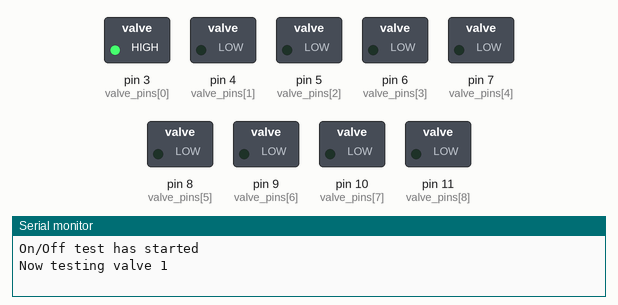
A sketch run on a simulated Arduino Uno, built with avr-gcc and run on an emulated ATmega328P. Shown: switched loads named in the sketch (green lamp = pin HIGH), the last lines printed to the serial monitor.

Above: at 0.1 s.
At 2.1 s:
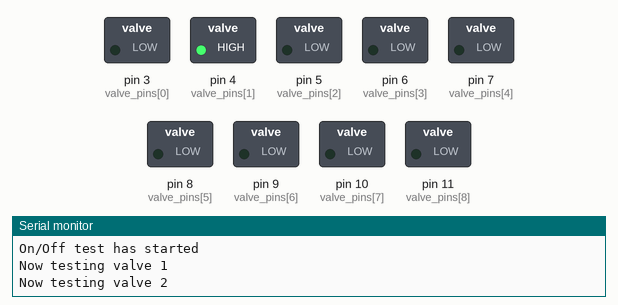
At 8.1 s:
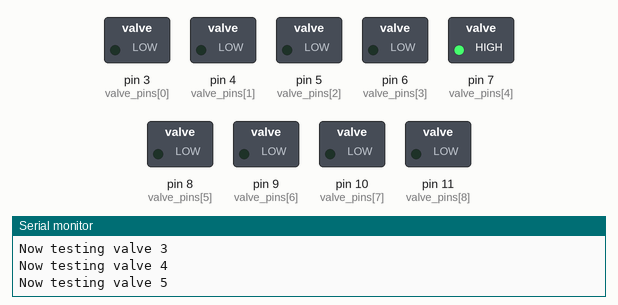
At 17.1 s:
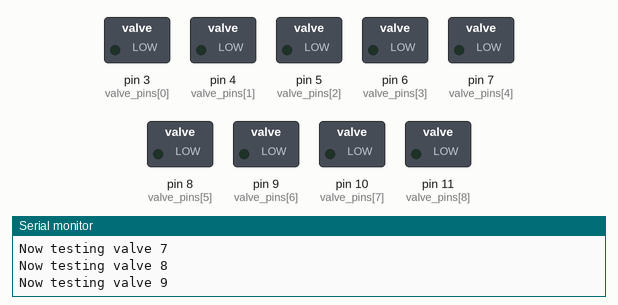
At 27.1 s:
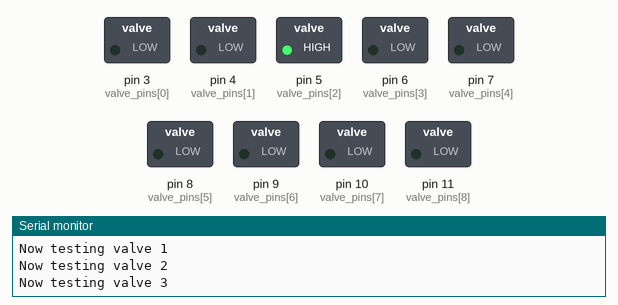
At 39.1 s:
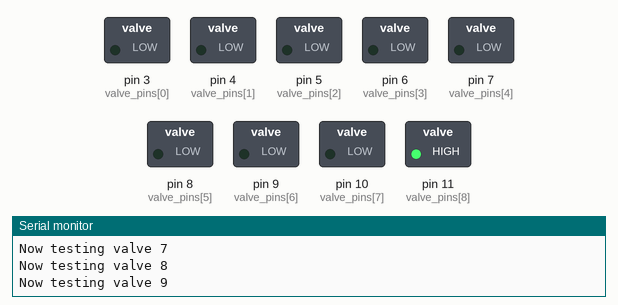
Timing chart, 0 to 40.0 s (numbered marks = the images above):
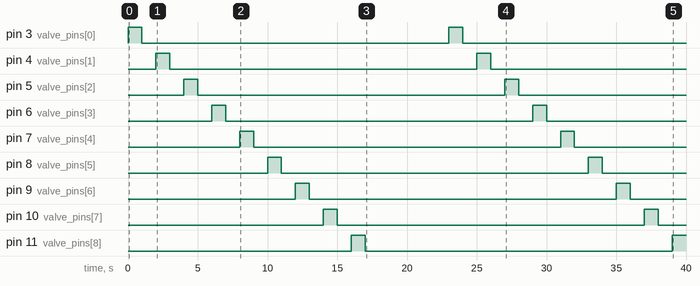

Measured:
- by itself, pin 11 (valve_pins[8]): LOW → HIGH at 16.0 s, → LOW 1.0 s later, → HIGH 22.0 s later
- by itself, pin 3 (valve_pins[0]), pin 4 (valve_pins[1]), pin 5 (valve_pins[2]), pin 6 (valve_pins[3]), pin 7 (valve_pins[4]), pin 8 (valve_pins[5]), pin 9 (valve_pins[6]), pin 10 (valve_pins[7]): alternates HIGH for 1.0 s and LOW for 22.0 s

The sketch:

agrobot_arduino_vavle_control_test.ino
```cpp
/* This code is meant to test the Agrobot array of valves and their communication with the arduino
 * - This is based on the Arduio-Jetson communicasion and therefore uses a string of 0s to represent the valves
 * - counting of the vlaves starts with 1 (whenever a valve number is passed into a function it should follow this convention)
 * - See comments for details and further questions to be answered.
 * Author: Gus Hawley (anguswymanhawley@gmail.com)
 */

// Pin information
int valve_pins[] = {3, 4, 5, 6, 7, 8, 9, 10, 11}; // These values should be replaced with the actual pins
int number_of_valves = 9;


void setup() {
  // set all valve pins to output mode
  for(int i = 0; i < number_of_valves; i++) {
    pinMode(valve_pins[i], OUTPUT);
  }
  Serial.begin(9600);

}

// Loops through characters in a passed string and actuates the specified valves
void actuateValves(String valve_string){
  for(int i = 0; i < valve_string.length(); i++) {
    if(valve_string.charAt(i) == '1') {
      digitalWrite(valve_pins[i], HIGH);
    }
    else {
      digitalWrite(valve_pins[i], LOW);
    }
  }
}

//Turns each valve on and off with specified delay between each action
void onOffTest(int delayTime = 1000){
  Serial.println("On/Off test has started");
  String valve_string = "000000000";
  for(int i = 0; i < valve_string.length(); i++){
    Serial.print("Now testing valve ");
    Serial.println(i+1);
    valve_string[i] = '1';
    actuateValves(valve_string);
    delay(delayTime);
    valve_string[i] = '0';
    actuateValves(valve_string);
    delay(delayTime);
  }
}

//Pulses specified valve on and off a specified number of times and then reduces the pulse delay by a specified percentage
void pulseSpeedTest(int valveNo, int startDelay, int minDelay, double percentReduction, int numberOfPulses = 4){
  Serial.print("Pulse speed test has started using valve ");
  Serial.println(valveNo);
  String valve_string = "000000000";
  double delayTime = startDelay;

  //reduces delayTime by specified percentage until it reaches the minimum specified delay.
  while(delayTime >= minDelay){
    Serial.print("Testing delay: ");
    Serial.println(delayTime);
    for(int j = 0; j < numberOfPulses; j++){
      valve_string[valveNo-1] = '1';
      actuateValves(valve_string);
      delay(delayTime);
      valve_string[valveNo-1] = '0';
      actuateValves(valve_string);
      delay(delayTime);
    }
    delayTime = delayTime * (1 - percentReduction/100);
    delay(3000);
  }
}

//Turns increasing number of valves on then off.
void maxValvesTest(int sprayTime = 1000, int delayTime = 3000){
  Serial.println("Max valves test has started");
  String valve_string = "000000000";
  for(int i = 0; i < valve_string.length(); i++){
    Serial.print("Now testing ");
    Serial.print(i+1);
    Serial.println(" vlave(s)");
    for(int j = 0; j <= i; j++){
      valve_string[j] = '1';
    }
    actuateValves(valve_string);
    delay(delayTime);
    valve_string = "000000000";
    actuateValves(valve_string);
    delay(delayTime);
  }

}

void loop() {
  onOffTest();
  //pulseSpeedTest(1, 4000, 100, 25, 5);
  //maxValvesTest(1000, 5000);
  Serial.println("Tests completed");
  delay(5000);
}
```
